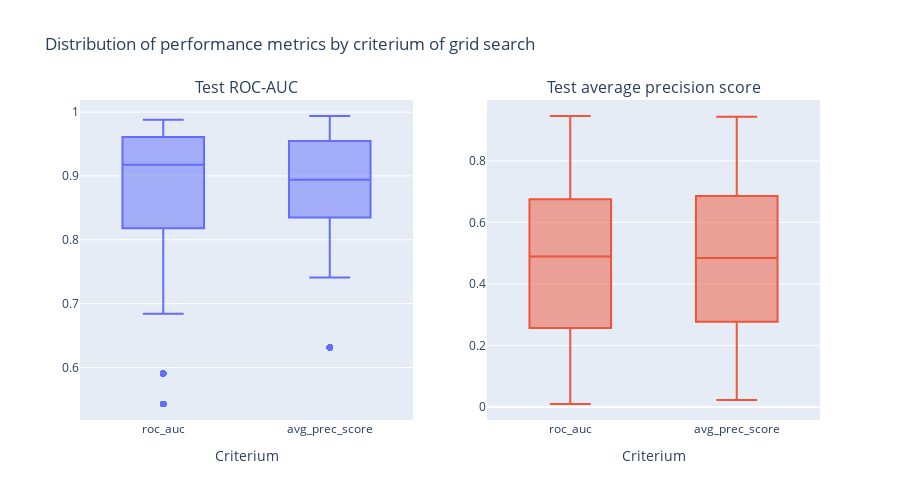

Notebook cell for this chart:
### Markdown cell above
<a id='reference6'></a>

### Code cell
# Dataframes with test ROC-AUC by criterium of grid search:
metrics_roc = pd.DataFrame(data={'crit': ['roc_auc' for i in range(len(LR_div))],
                                 'test_roc_auc': LR_div['test_roc_auc_roc'].to_list()}) 
metrics_prec = pd.DataFrame(data={'crit': ['avg_prec_score' for i in range(len(LR_div))],
                                           'test_roc_auc': LR_div['test_roc_auc_prec'].to_list()})
metrics = pd.concat([metrics_roc, metrics_prec], axis=0, sort=False)

# Dataframes with test average precision score by criterium of grid search:
metrics_roc = pd.DataFrame(data={'crit': ['roc_auc' for i in range(len(LR_div))],
                                 'test_prec_avg': LR_div['test_prec_avg_roc'].to_list()}) 
metrics_prec = pd.DataFrame(data={'crit': ['avg_prec_score' for i in range(len(LR_div))],
                                  'test_prec_avg': LR_div['test_prec_avg_prec'].to_list()}) 
metrics = metrics.merge(pd.concat([metrics_roc, metrics_prec], axis=0, sort=False), on='crit', how='inner')

# Boxplots for the distribution of performance metrics for each criterium of grid search:
fig = make_subplots(rows=1, cols=2, subplot_titles=("Test ROC-AUC", "Test average precision score"))

# First plot:
fig.add_trace(
    go.Box(
    x=metrics['crit'], y=metrics['test_roc_auc']
    ), row=1, col=1
)

# Second plot:
fig.add_trace(
    go.Box(
    x=metrics['crit'], y=metrics['test_prec_avg']
    ), row=1, col=2
)

# Changing layout:
fig.update_layout(
    title_text='Distribution of performance metrics by criterium of grid search',
    width=900, height=500,
    showlegend=False
)

# Changing axes:
fig.update_xaxes(title_text = 'Criterium', row=1, col=1)
fig.update_xaxes(title_text = 'Criterium', row=1, col=2)

fig.show()

### Figure 1 — Plotly figure (JSON) as saved in the notebook; plotly's stock layout.template omitted (floating-point values rounded to 4 significant figures; data arrays with more than 128 entries replaced by an {"elided": "..."} marker saying what was removed)
{"data": [{"type": "box", "x": {"elided": "3872 str values"}, "xaxis": "x", "y": {"elided": "3872 float values"}, "yaxis": "y"}, {"type": "box", "x": {"elided": "3872 str values"}, "xaxis": "x2", "y": {"elided": "3872 float values"}, "yaxis": "y2"}], "layout": {"annotations": [{"font": {"size": 16}, "showarrow": false, "text": "Test ROC-AUC", "x": 0.225, "xanchor": "center", "xref": "paper", "y": 1, "yanchor": "bottom", "yref": "paper"}, {"font": {"size": 16}, "showarrow": false, "text": "Test average precision score", "x": 0.775, "xanchor": "center", "xref": "paper", "y": 1, "yanchor": "bottom", "yref": "paper"}], "height": 500, "showlegend": false, "title": {"text": "Distribution of performance metrics by criterium of grid search"}, "width": 900, "xaxis": {"anchor": "y", "domain": [0, 0.45], "title": {"text": "Criterium"}}, "xaxis2": {"anchor": "y2", "domain": [0.55, 1], "title": {"text": "Criterium"}}, "yaxis": {"anchor": "x", "domain": [0, 1]}, "yaxis2": {"anchor": "x2", "domain": [0, 1]}}}
